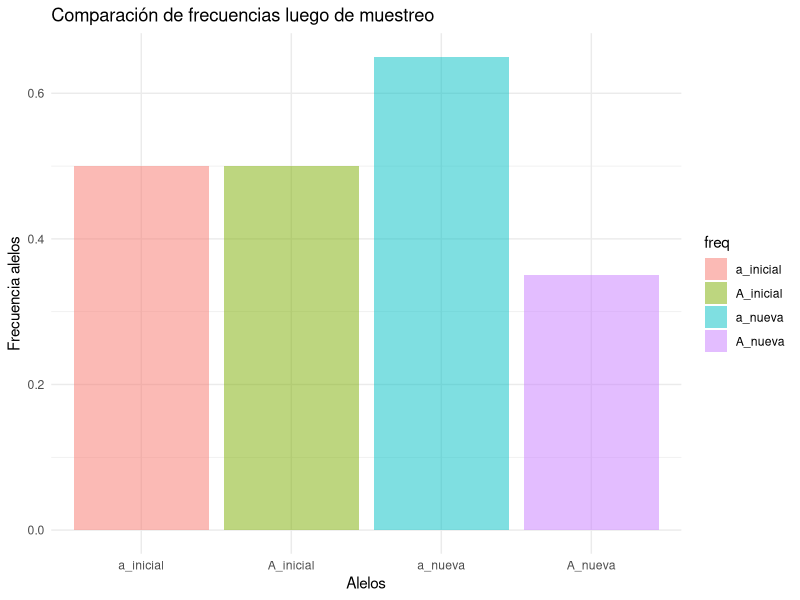
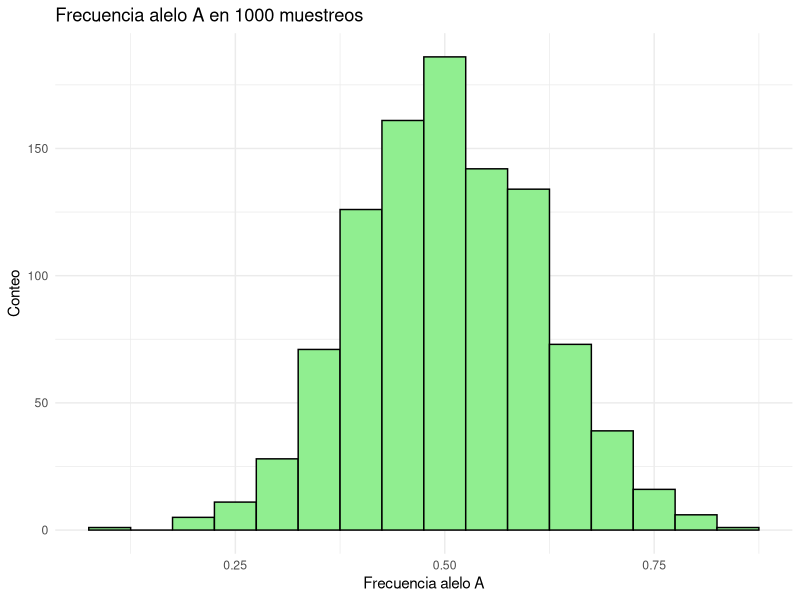

R code for these plots, in order:
library("ggplot2")
library("dplyr")


## Prueba de deriva genética


alelos = c(rep("a",100), rep("A",100))


#Muestreamos una vez

muestra <- sample(alelos, 20, replace = TRUE)

muestra

#Calculo de frecuencias

numA <- sum(muestra=="A")
numa <- sum(muestra=="a")

#numA <- conteo estudiantes
#numa <- conteo estudiantes

num_al <- cbind(numA,numa)
num_al <- as.data.frame(num_al)
num_freqs <- num_al %>% 
  mutate(
    A_nueva = numA/20,
    a_nueva = numa/20,
    a_inicial = 0.5,
    A_inicial = 0.5,
    numA = NULL,
    numa = NULL
  )

#Ordenar los datos

num_freqs <- as.data.frame(num_freqs)
num_freqs<-t(num_freqs)
num_freqs <- as.data.frame(num_freqs)

num_freqs <- num_freqs %>% mutate(
  freq = rownames(num_freqs)
)

#Graficar para comparar frecuencias iniciales y finales

ggplot(data = num_freqs, aes(x=freq, y=V1, fill = freq))+
  geom_bar(position = "identity", stat = "identity", alpha = .5 )+
  ggtitle("Comparación de frecuencias luego de muestreo")+
  xlab("Alelos")+
  ylab("Frecuencia alelos")+
  theme_minimal()


#Muestreo repetidas veces

all_freqA = c()

for(rep in 1:1000){
  nuev_muestra <- sample(alelos, 20, replace = T)
  numA <- sum(nuev_muestra=="A")
  freqA <- numA/20
  all_freqA[rep] <- freqA
}

all_freqA <- as.data.frame(all_freqA)


ggplot(data=all_freqA, aes(x=all_freqA))+
  geom_histogram(binwidth=0.05, colour="black", fill="palegreen2")+
  ggtitle("Frecuencia alelo A en 1000 muestreos")+
  xlab("Frecuencia alelo A")+
  ylab("Conteo")+
  theme_minimal()
